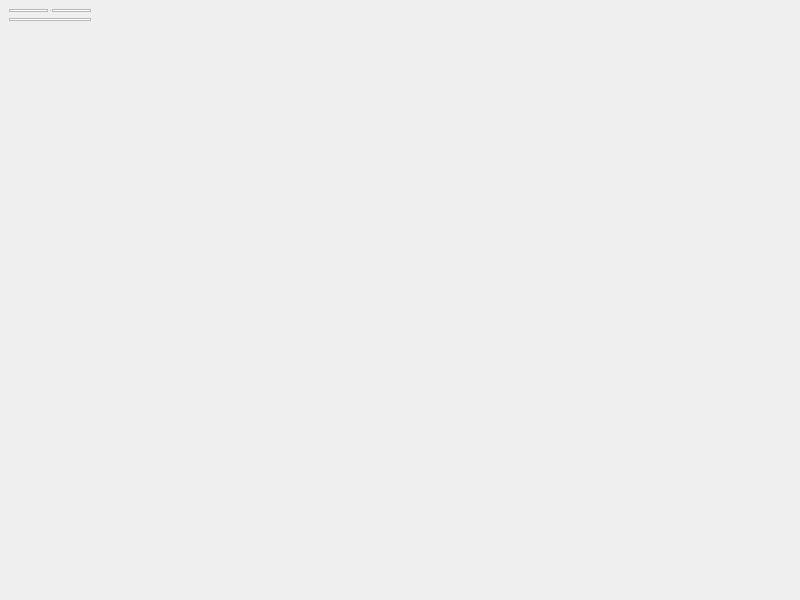
<?xml version="1.0" encoding="UTF-8"?>
<ui version="4.0">
 <class>MainWindow</class>
 <widget class="QMainWindow" name="MainWindow">
  <property name="geometry">
   <rect>
    <x>0</x>
    <y>0</y>
    <width>800</width>
    <height>600</height>
   </rect>
  </property>
  <property name="windowTitle">
   <string>MainWindow</string>
  </property>
  <widget class="QFrame" name="centralwidget">
   <property name="orientation" stdset="0">
    <number>4</number>
   </property>
   <layout class="QVBoxLayout" name="verticalLayout">
    <item>
     <widget class="QSplitter" name="splitter">
      <property name="orientation">
       <enum>Qt::Horizontal</enum>
      </property>
      <widget class="QTreeView" name="leftTreeView"/>
      <widget class="QTreeView" name="rightTreeView"/>
     </widget>
    </item>
    <item>
     <widget class="QTreeView" name="treeView"/>
    </item>
   </layout>
  </widget>
 </widget>
 <resources/>
 <connections/>
</ui>
